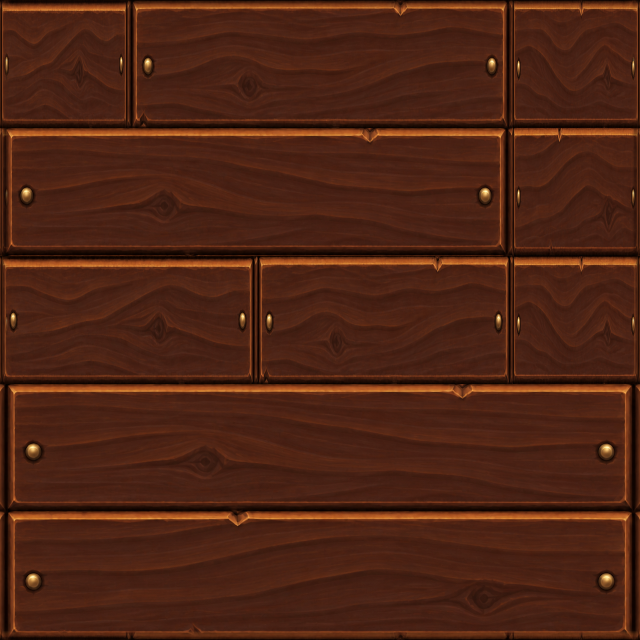
#> input picture assets/voxel_materials/wooden_plank/source/inputs/base_color.png, 1280 x 1280 px, found by its file name (shown at 1/2 size)
$ python validate.py
#> lines starting #> are read from the running program, lines starting #| are printed output that depends on the picture; pictures that were not available may be replaced by others from this repository, and a replacement may not be noted
#!/usr/bin/env python3
"""Validate periodicity and cross-map coherence, then make a review sheet."""

from __future__ import annotations

import json
import math
from pathlib import Path

from PIL import Image, ImageDraw, ImageStat


HERE = Path(__file__).resolve().parent
TEXTURES = HERE / "textures"
PREVIEWS = HERE / "previews"
VALIDATION = HERE / "validation"


def edge_mae(image: Image.Image) -> dict[str, float]:
    rgb = image.convert("RGB")
    w, h = rgb.size
    p = rgb.load()
    horizontal = sum(abs(a - b) for y in range(h) for a, b in zip(p[0, y], p[w - 1, y])) / (h * 3)
    vertical = sum(abs(a - b) for x in range(w) for a, b in zip(p[x, 0], p[x, h - 1])) / (w * 3)
    return {"left_right_mae": horizontal, "top_bottom_mae": vertical}


def normal_length_error(image: Image.Image) -> float:
    p = image.convert("RGB").load()
    w, h = image.size
    errors = []
    for y in range(0, h, 4):
        for x in range(0, w, 4):
            nx, ny, nz = ((channel / 255.0) * 2 - 1 for channel in p[x, y])
            errors.append(abs(math.sqrt(nx * nx + ny * ny + nz * nz) - 1.0))
    return sum(errors) / len(errors)


def mean_crop(image: Image.Image, box: tuple[int, int, int, int], channel: int = 0) -> float:
    crop = image.convert("RGB").crop(box).split()[channel]
    return ImageStat.Stat(crop).mean[0]


def row_mean(image: Image.Image, y: int) -> float:
    w, _ = image.size
    return mean_crop(image, (round(w * 0.12), y, round(w * 0.88), y + 1))


def make_contact_sheet(images: dict[str, Image.Image]) -> None:
    PREVIEWS.mkdir(parents=True, exist_ok=True)
    thumb = 330
    label = 28
    sheet = Image.new("RGB", (thumb * 3, (thumb + label) * 2), (24, 24, 27))
    draw = ImageDraw.Draw(sheet)
    for index, (name, source) in enumerate(images.items()):
        x = (index % 3) * thumb
        y = (index // 3) * (thumb + label)
        image = source.convert("RGB").resize((thumb, thumb), Image.Resampling.LANCZOS)
        sheet.paste(image, (x, y + label))
        draw.text((x + 8, y + 7), name, fill=(235, 235, 240))
    sheet.save(PREVIEWS / "contact_sheet.png", optimize=True)


def main() -> None:
    required = ["base_color.png", "height.png", "normal.png", "ao.png", "orm.png", "tiled_preview.png"]
    images = {name.removesuffix(".png"): Image.open(TEXTURES / name) for name in required}
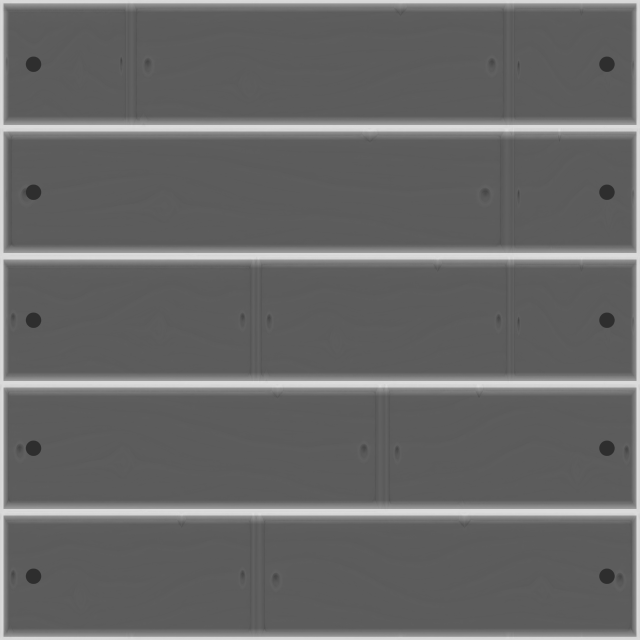
#> input picture assets/voxel_materials/wooden_plank/source/inputs/height.png, 1280 x 1280 px, found by its file name (shown at 1/2 size)
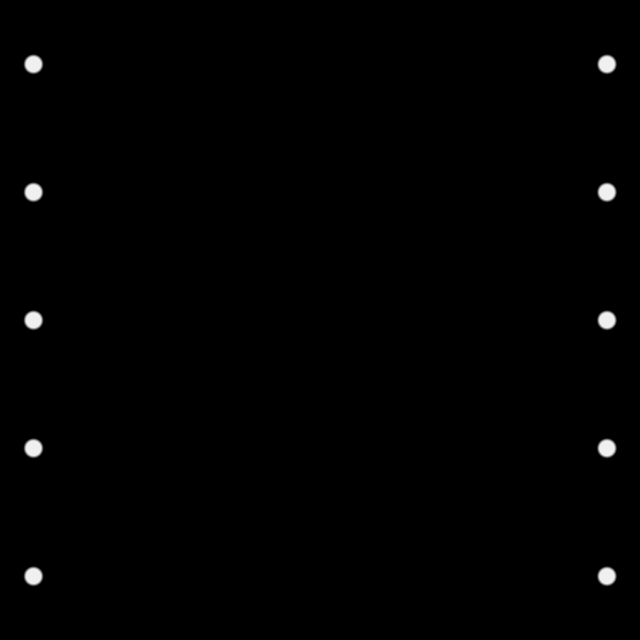
#> input picture assets/voxel_materials/wooden_plank/source/inputs/metallic.png, 1280 x 1280 px, given in place of normal.png, which was not available (shown at 1/2 size)
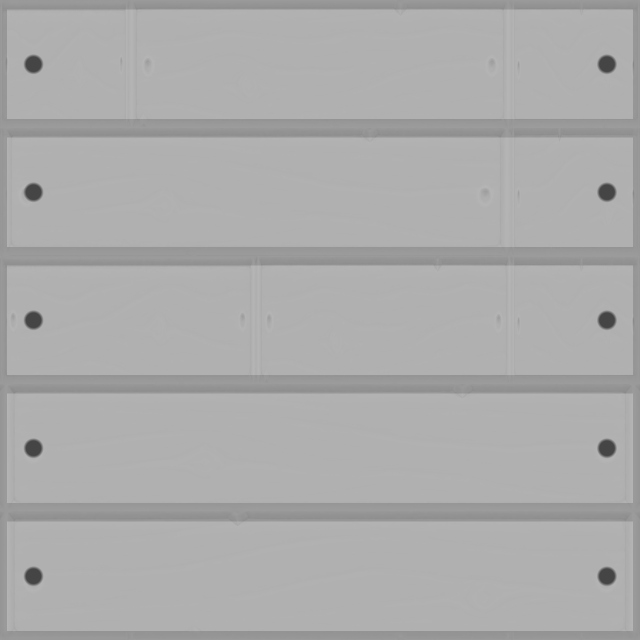
#> input picture assets/voxel_materials/wooden_plank/source/inputs/roughness.png, 1280 x 1280 px, given in place of ao.png, which was not available (shown at 1/2 size)
    sizes = {name: list(image.size) for name, image in images.items() if name != "tiled_preview"}
    size_ok = len({tuple(size) for size in sizes.values()}) == 1
    edges = {name: edge_mae(image) for name, image in images.items() if name != "tiled_preview"}
    periodic_ok = all(max(metric.values()) <= 1.0 for metric in edges.values())

    w, h = images["orm"].size
    radius = max(4, round(w * 0.010))
    nail_x, nail_y = round(w * 0.052), round(h * 0.10)
    nail_box = (nail_x - radius, nail_y - radius, nail_x + radius, nail_y + radius)
    wood_box = (round(w * 0.35), round(h * 0.08), round(w * 0.65), round(h * 0.16))
    nail_metal = mean_crop(images["orm"], nail_box, 2)
    wood_metal = mean_crop(images["orm"], wood_box, 2)
    material_ids_ok = nail_metal >= 180 and wood_metal <= 8

    seam_height = mean_crop(images["height"], (round(w * 0.25), 0, round(w * 0.75), max(2, round(h * 0.004))))
    body_height = mean_crop(images["height"], wood_box)
    # Bevy depth maps use black for the raised surface and white for recesses.
    structure_ok = seam_height - body_height >= 70
    exact_grid = w == 1280 and h == 1280
    atlas_layout_ok = exact_grid and (HERE / "source" / "inputs" / "macro_master.png").is_file()
    seam_rows = [row_mean(images["height"], y) for y in (0, 256, 512, 768, 1024, 1279)]
    body_rows = [row_mean(images["height"], y) for y in (128, 384, 640, 896, 1152)]
    bottom_is_final_bevel = row_mean(images["base_color"], h - 1) < row_mean(images["base_color"], 1152) - 15
    framing_ok = exact_grid and min(seam_rows) > 170 and max(body_rows) < 125 and bottom_is_final_bevel
    length_error = normal_length_error(images["normal"])
    normals_ok = length_error <= 0.015

    checks = {
        "matching_dimensions": size_ok,
        "periodic_edges": periodic_ok,
        "packed_macro_atlas_layout": atlas_layout_ok,
        "wood_and_brass_material_ids": material_ids_ok,
        "recessed_seams": structure_ok,
        "pixel_perfect_five_plank_frame": framing_ok,
        "unit_length_normals": normals_ok,
    }
    report = {
        "passed": all(checks.values()),
        "checks": checks,
        "measurements": {
            "sizes": sizes,
            "edge_mae_8bit": edges,
            "nail_metallic_mean_8bit": nail_metal,
            "wood_metallic_mean_8bit": wood_metal,
            "seam_height_mean_8bit": seam_height,
            "board_body_height_mean_8bit": body_height,
            "seam_row_means_8bit": seam_rows,
            "board_center_row_means_8bit": body_rows,
            "bottom_is_final_bevel": bottom_is_final_bevel,
            "normal_mean_length_error": length_error,
        },
    }
    VALIDATION.mkdir(parents=True, exist_ok=True)
    (VALIDATION / "report.json").write_text(json.dumps(report, indent=2) + "\n")
    summary = "PASS" if report["passed"] else "FAIL"
    lines = [f"# Wooden plank material validation: {summary}", ""]
    lines.extend(f"- [{'x' if passed else ' '}] {name.replace('_', ' ')}" for name, passed in checks.items())
    lines += ["", "See `report.json` for measurements.", ""]
    (VALIDATION / "report.md").write_text("\n".join(lines))

    roughness = images["orm"].convert("RGB").split()[1].convert("RGB")
    metallic = images["orm"].convert("RGB").split()[2].convert("RGB")
    make_contact_sheet({
        "Base color": images["base_color"],
        "Height": images["height"],
        "OpenGL normal": images["normal"],
        "Ambient occlusion": images["ao"],
        "Roughness": roughness,
        "Metallic (nails only)": metallic,
    })
    print(json.dumps(report, indent=2))
    if not report["passed"]:
        raise SystemExit(1)


if __name__ == "__main__":
#> (the run stopped early here; a loop or call above may not have finished)
